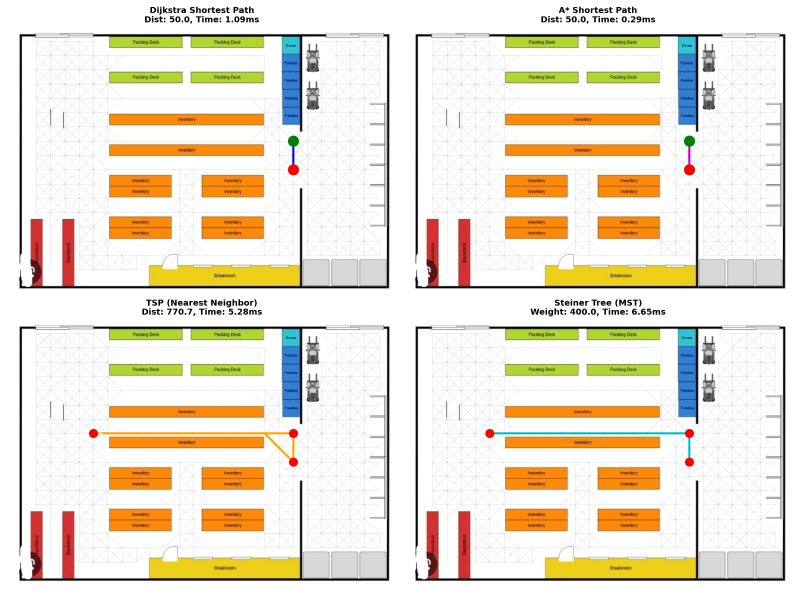
#> input picture pathfinding_results.png, 2400 x 1800 px (shown at 1/3 size)
$ python main.py ../pathfinding_results.png
#> lines starting #> are read from the running program, lines starting #| are printed output that depends on the picture; after the words box and inside, x2 and y2 are one past the last pixel; in counts of white or black regions, pixels touching at a corner belong together
#> in main, img is the input picture: shape (1800, 2400, 3); mean B, G, R 210.3, 226.8, 235.5
#|     Size: 2400 x 1800
### src/utils/detection.py
"""
Floor and obstacle detection using computer vision
"""
import cv2
import numpy as np

def detect_floor_and_obstacles(img):
    """
    Detect floor (walkable) and obstacles from warehouse image.

    Args:
        img: BGR image (OpenCV format)

    Returns:
        floor_mask: Binary mask where WHITE=floor, BLACK=obstacles
    """
    gray = cv2.cvtColor(img, cv2.COLOR_BGR2GRAY)
    hsv = cv2.cvtColor(img, cv2.COLOR_BGR2HSV)
#> hsv: shape (1800, 2400, 3); mean H, S, V 13.3, 36.3, 238.6

    # Edge detection methods
    edges_canny = cv2.Canny(gray, 30, 100)
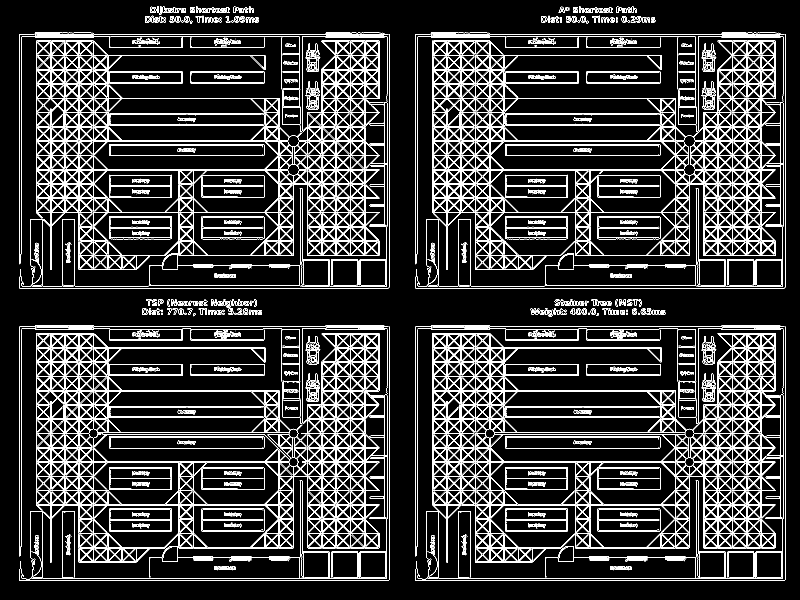
#> edges_canny: shape (1800, 2400) (shown at 1/3 size); 9.5% white in thin lines or dots
    _, edges_dark = cv2.threshold(gray, 220, 255, cv2.THRESH_BINARY_INV)
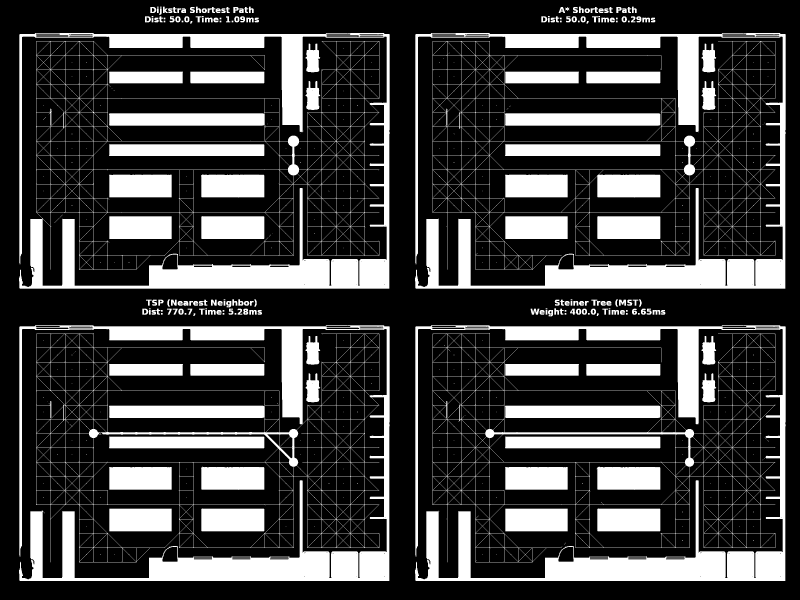
#> edges_dark: shape (1800, 2400) (shown at 1/3 size); 25% white; 430 white regions (222 under 20 px), largest, box (x1, y1, x2, y2) and area: (1245, 99, 2357, 866) 170400, (57, 976, 1169, 1743) 160902, (57, 99, 1169, 866) 157243
    edges_color = (hsv[:, :, 1] > 15).astype(np.uint8) * 255
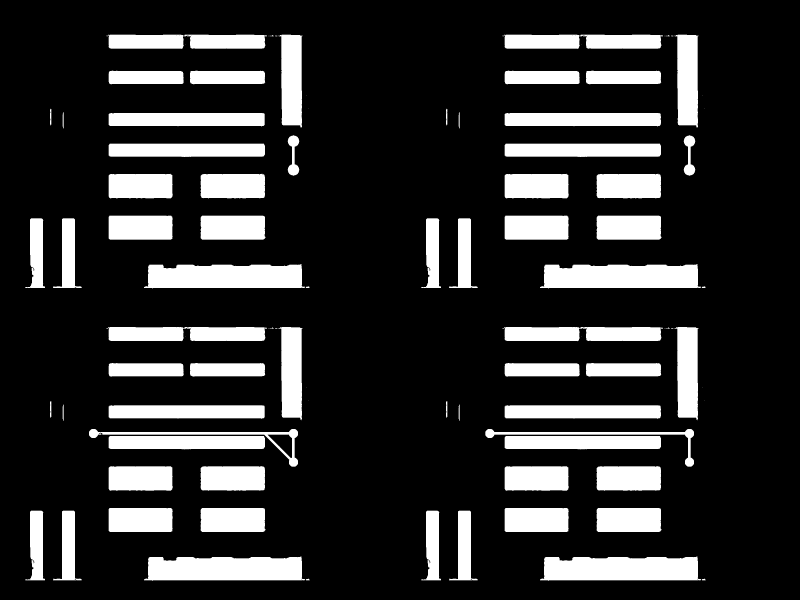
#> edges_color: shape (1800, 2400) (shown at 1/3 size); 18.2% white; 104 white regions (36 under 20 px), largest, box (x1, y1, x2, y2) and area: (432, 792, 915, 865) 31359, (1620, 792, 2103, 865) 31359, (432, 1669, 915, 1742) 31359
    dark_brown = (gray < 100).astype(np.uint8) * 255
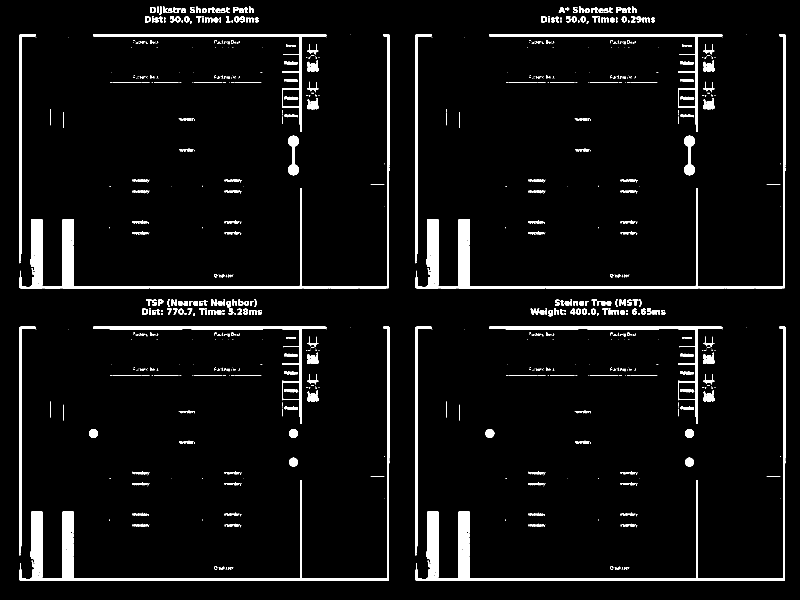
#> dark_brown: shape (1800, 2400) (shown at 1/3 size); 4.8% white; 1097 white regions (693 under 20 px), largest, box (x1, y1, x2, y2) and area: (58, 102, 1168, 865) 25798, (1246, 102, 2356, 865) 25798, (58, 979, 1168, 1742) 25798

    # Combine all edges
    edges = cv2.bitwise_or(edges_canny, edges_dark)
#> edges: shape (1800, 2400); 31.2% white; 417 white regions (127 under 20 px), largest, box (x1, y1, x2, y2) and area: (57, 975, 1169, 1743) 254098, (57, 98, 1169, 866) 251375, (1245, 975, 2357, 1743) 236955
    edges = cv2.bitwise_or(edges, edges_color)
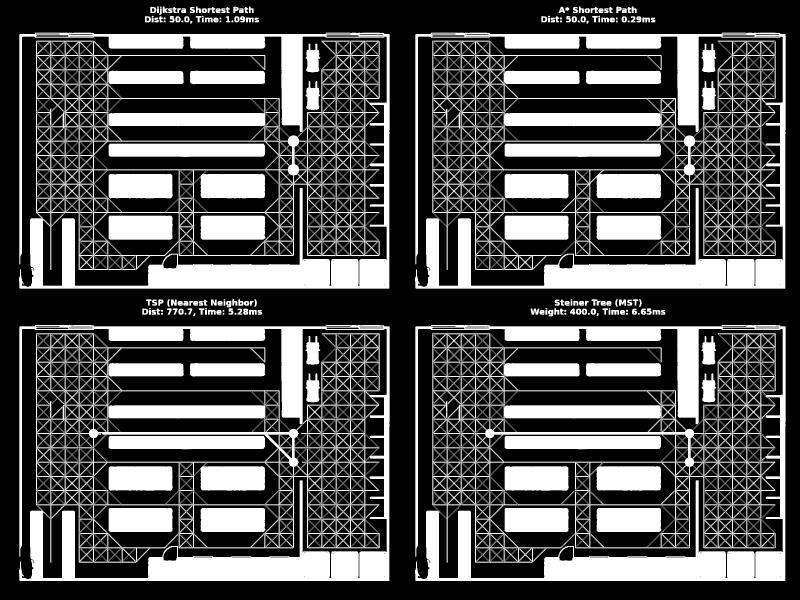
#> edges: shape (1800, 2400) (shown at 1/3 size); 32.2% white; 415 white regions (129 under 20 px), largest, box (x1, y1, x2, y2) and area: (1245, 975, 2357, 1743) 267923, (1245, 98, 2357, 866) 265474, (57, 975, 1169, 1743) 259104
    edges = cv2.bitwise_or(edges, dark_brown)

    # Close gaps
    kernel = cv2.getStructuringElement(cv2.MORPH_RECT, (5, 5))
    edges_closed = cv2.morphologyEx(edges, cv2.MORPH_CLOSE, kernel, iterations=3)
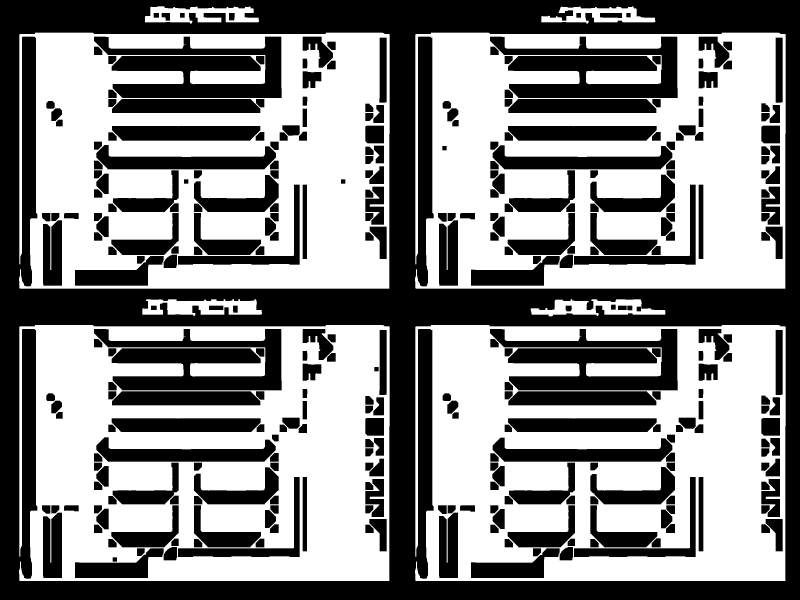
#> edges_closed: shape (1800, 2400) (shown at 1/3 size); 53.7% white; 323 black regions, largest, box (x1, y1, x2, y2) and area: (0, 0, 2400, 1800) 988148, (282, 110, 845, 294) 58831, (282, 987, 845, 1171) 58831

    # Floor = NOT obstacles (WHITE = floor)
    floor_mask = cv2.bitwise_not(edges_closed)

    return floor_mask

### src/graph_methods/grid.py
"""
Grid-based Graph Extraction (BEST METHOD)
Nodes placed uniformly on floor areas, connected to neighbors.
"""
import cv2
import numpy as np
import networkx as nx

def path_is_clear(p1, p2, floor_mask, threshold=0.85):
    num_samples = max(int(np.sqrt((p1[0]-p2[0])**2 + (p1[1]-p2[1])**2)), 5)
    x_coords = np.linspace(p1[0], p2[0], num_samples).astype(int)
    y_coords = np.linspace(p1[1], p2[1], num_samples).astype(int)
    h, w = floor_mask.shape
    x_coords = np.clip(x_coords, 0, w-1)
    y_coords = np.clip(y_coords, 0, h-1)
    return np.mean(floor_mask[y_coords, x_coords]) > threshold * 255

def build_grid_graph(floor_mask, grid_spacing=25):
    """
    Build graph using uniform grid on floor areas.

    Args:
        floor_mask: Binary mask (WHITE=floor, BLACK=obstacle)
        grid_spacing: Distance between grid points (default 25px)

    Returns:
        G: NetworkX graph with nodes at valid grid positions
    """
#> called with grid_spacing = 25
    h, w = floor_mask.shape
#> h = 1800; w = 2400
    nodes = []

    for y in range(grid_spacing, h - grid_spacing, grid_spacing):
        for x in range(grid_spacing, w - grid_spacing, grid_spacing):
            region = floor_mask[max(0,y-8):min(h,y+8), max(0,x-8):min(w,x+8)]
            if np.mean(region) > 200:
                nodes.append((x, y))
#> after the loop, nodes = 2305 pairs, first value 25 to 2350, second value 25 to 1750

    G = nx.Graph()
    for i, pos in enumerate(nodes):
        G.add_node(i, pos=pos)
#> this loop made 2305 passes
#> pos on passes 1 to 3: (25, 25), (50, 25), (75, 25)

    max_dist = grid_spacing * 1.5
    for i in range(len(nodes)):
        for j in range(i + 1, len(nodes)):
            p1, p2 = nodes[i], nodes[j]
            dist = np.sqrt((p1[0] - p2[0])**2 + (p1[1] - p2[1])**2)
            if dist <= max_dist and path_is_clear(p1, p2, floor_mask):
                G.add_edge(i, j, weight=dist)
#> this loop made 2305 passes
#|     Nodes: 2305, Edges: 5042

    return G

### src/point_selector.py
import cv2
import numpy as np


class PointSelector:
    def __init__(self, img, graph):
        """
        Initialize point selector.

        Args:
            img: OpenCV image (BGR)
            graph: NetworkX graph with 'pos' attribute on nodes
        """
        if isinstance(img, str):
            self.img_original = cv2.imread(img)
        else:
            self.img_original = img.copy()

        self.img = self.img_original.copy()
        self.graph = graph

        # Build position lookup
        self.node_positions = {}
        if self.graph:
            for n in self.graph.nodes():
                self.node_positions[n] = self.graph.nodes[n]['pos']

        # Selected points
        self.selected_nodes = {'start': None, 'end': None, 'pickups': []}
        self.positions = {'start': None, 'end': None, 'pickups': []}
        self.current_mode = 'start'

        self.window_name = 'Point Selector - S:Start E:End P:Pickup R:Reset Q:Quit'

    # [46 lines left out: functions find_nearest_node, mouse_callback, not called in this run]

    def redraw(self):
        """Redraw the image with points and graph."""
        self.img = self.img_original.copy()

        # Draw graph edges (light gray)
        if self.graph:
            for u, v in self.graph.edges():
                p1 = self.graph.nodes[u]['pos']
                p2 = self.graph.nodes[v]['pos']
                cv2.line(self.img, p1, p2, (200, 200, 200), 1)

            # Draw graph nodes (small gray dots)
            for node in self.graph.nodes():
                pos = self.graph.nodes[node]['pos']
                cv2.circle(self.img, pos, 3, (150, 150, 150), -1)
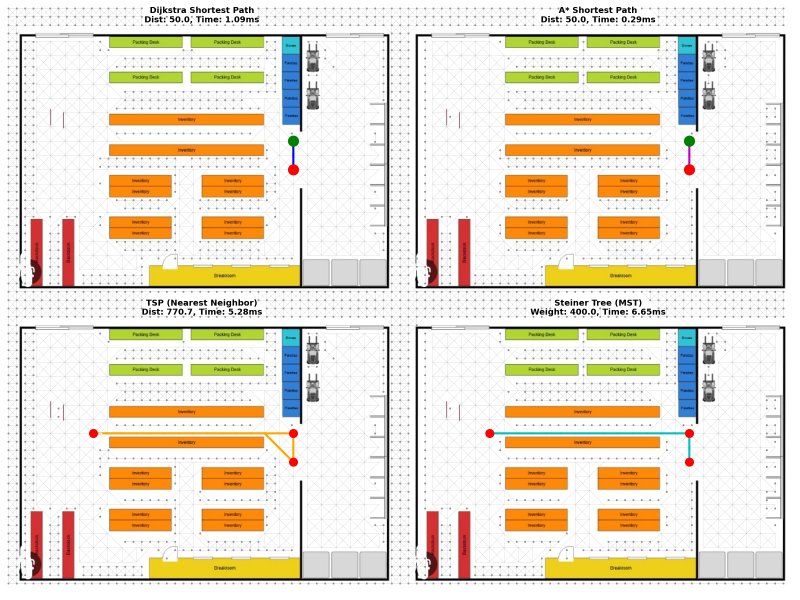
#> self.img: shape (1800, 2400, 3) (shown at 1/3 size); mean B, G, R 207.5, 224, 232.7

        # Draw pickups (blue)
        for i, p in enumerate(self.positions['pickups']):
            cv2.circle(self.img, p, 12, (255, 0, 0), -1)
            cv2.circle(self.img, p, 12, (255, 255, 255), 2)
            cv2.putText(self.img, f'P{i+1}', (p[0]+15, p[1]+5),
                       cv2.FONT_HERSHEY_SIMPLEX, 0.6, (255, 0, 0), 2)

        # Draw start (green)
        if self.positions['start']:
            p = self.positions['start']
            cv2.circle(self.img, p, 14, (0, 255, 0), -1)
            cv2.circle(self.img, p, 14, (255, 255, 255), 2)
            cv2.putText(self.img, 'START', (p[0]+18, p[1]+5),
                       cv2.FONT_HERSHEY_SIMPLEX, 0.6, (0, 255, 0), 2)

        # Draw end (red)
        if self.positions['end']:
            p = self.positions['end']
            cv2.circle(self.img, p, 14, (0, 0, 255), -1)
            cv2.circle(self.img, p, 14, (255, 255, 255), 2)
            cv2.putText(self.img, 'END', (p[0]+18, p[1]+5),
                       cv2.FONT_HERSHEY_SIMPLEX, 0.6, (0, 0, 255), 2)

        # Show mode
        mode_colors = {'start': (0, 255, 0), 'end': (0, 0, 255), 'pickup': (255, 0, 0)}
        cv2.putText(self.img, f"Mode: {self.current_mode.upper()}", (10, 30),
                   cv2.FONT_HERSHEY_SIMPLEX, 0.8, mode_colors[self.current_mode], 2)
        cv2.putText(self.img, "S:Start E:End P:Pickup R:Reset Q:Quit", (10, 60),
                   cv2.FONT_HERSHEY_SIMPLEX, 0.5, (255, 255, 255), 1)

        cv2.imshow(self.window_name, self.img)

    def run(self):
        """Run the interactive selector. Returns selected node IDs."""
        cv2.namedWindow(self.window_name, cv2.WINDOW_NORMAL)
        cv2.resizeWindow(self.window_name, 1200, 800)
        cv2.setMouseCallback(self.window_name, self.mouse_callback)

        print("\n" + "="*50)
        print("       POINT SELECTOR")
        print("="*50)
        print("Click to select points (snaps to graph)")
        print("  S = Start mode    E = End mode")
        print("  P = Pickup mode   R = Reset")
        print("  Q = Quit and continue")
        print("="*50 + "\n")

        self.redraw()

        while True:
            key = cv2.waitKey(1) & 0xFF
#> (key e is pressed here)

            if key == ord('s'):
                self.current_mode = 'start'
                print("Mode: START")
                self.redraw()
            elif key == ord('e'):
                self.current_mode = 'end'
                print("Mode: END")
                self.redraw()
            elif key == ord('p'):
                self.current_mode = 'pickup'
                print("Mode: PICKUP")
                self.redraw()
            elif key == ord('r'):
                self.selected_nodes = {'start': None, 'end': None, 'pickups': []}
                self.positions = {'start': None, 'end': None, 'pickups': []}
                self.current_mode = 'start'
                print(">>> Reset all points")
                self.redraw()
            elif key == ord('q') or key == 27:
                break

        cv2.destroyAllWindows()
        return self.selected_nodes

### src/main.py
import cv2
import time
import argparse
import networkx as nx

# Import modules
from utils.detection import detect_floor_and_obstacles
from graph_methods import (
    build_grid_graph,
    build_skeleton_graph,
    build_voronoi_graph,
    build_prm_graph,
    build_medial_axis_graph,
    build_corner_aisle_graph,
    build_visibility_graph
)
from algorithms import (
    dijkstra_shortest_path,
    astar_shortest_path,
    tsp_nearest_neighbor,
    steiner_tree_mst
)
from point_selector import PointSelector
from visualization import visualize_results


def build_graph(method, floor_mask, obstacle_mask=None, grid_spacing=25):
    """Build navigation graph using specified method."""
    if method == 'grid':
        return build_grid_graph(floor_mask, grid_spacing=grid_spacing)
    elif method == 'skeleton':
        return build_skeleton_graph(floor_mask)
    elif method == 'voronoi':
        return build_voronoi_graph(floor_mask, obstacle_mask)
    elif method == 'prm':
        return build_prm_graph(floor_mask, n_samples=100)
    elif method == 'medial_axis':
        return build_medial_axis_graph(floor_mask)
    elif method == 'corner_aisle':
        return build_corner_aisle_graph(floor_mask)
    elif method == 'visibility':
        return build_visibility_graph(floor_mask, obstacle_mask)
    else:
        print(f"Unknown method '{method}', using grid")
        return build_grid_graph(floor_mask, grid_spacing=grid_spacing)


def run_algorithms(G, selected_nodes):
    """Run all pathfinding algorithms and return results."""
    results = {}

    # Dijkstra
    start_time = time.time()
    path, dist = dijkstra_shortest_path(G, selected_nodes['start'], selected_nodes['end'])
    results['dijkstra'] = {'path': path, 'dist': dist, 'time': time.time() - start_time}

    # A*
    start_time = time.time()
    path, dist = astar_shortest_path(G, selected_nodes['start'], selected_nodes['end'])
    results['astar'] = {'path': path, 'dist': dist, 'time': time.time() - start_time}

    # TSP and Steiner need terminals
    terminals = [selected_nodes['start']] + selected_nodes['pickups'] + [selected_nodes['end']]

    if len(terminals) >= 2:
        # TSP
        start_time = time.time()
        route, dist, dist_matrix, path_dict = tsp_nearest_neighbor(G, terminals)
        results['tsp'] = {
            'route': route, 'dist': dist, 'time': time.time() - start_time,
            'path_dict': path_dict, 'terminals': terminals
        }

        # Steiner Tree
        start_time = time.time()
        steiner_tree, steiner_nodes, weight, path_dict = steiner_tree_mst(G, terminals)
        results['steiner'] = {
            'tree': steiner_tree, 'nodes': steiner_nodes, 'weight': weight,
            'time': time.time() - start_time, 'terminals': terminals
        }
    else:
        results['tsp'] = {'route': [], 'dist': 0, 'time': 0, 'path_dict': {}, 'terminals': terminals}
        results['steiner'] = {'tree': nx.Graph(), 'nodes': set(), 'weight': 0, 'time': 0, 'terminals': terminals}

    return results


def main(image_path, method='grid', grid_spacing=25):
    """Main pipeline."""
    print("\n" + "="*60)
    print("     AUTOMATIC WAREHOUSE PATHFINDING SYSTEM")
    print("="*60)

    # 1. Load image
    print(f"\n[1] Loading image: {image_path}")
    img = cv2.imread(image_path)
    if img is None:
        print(f"Error: Could not load image {image_path}")
        return
    print(f"    Size: {img.shape[1]} x {img.shape[0]}")

    # 2. Detect floor/obstacles
    print("\n[2] Detecting floor and obstacles...")
    floor_mask = detect_floor_and_obstacles(img)
    obstacle_mask = cv2.bitwise_not(floor_mask)
    print("    Done!")

    # 3. Build graph
    print(f"\n[3] Building graph ({method.upper()} method)...")
    G = build_graph(method, floor_mask, obstacle_mask, grid_spacing)
    print(f"    Nodes: {G.number_of_nodes()}, Edges: {G.number_of_edges()}")

    # 4. Interactive point selection
    print("\n[4] Opening point selector...")
    selector = PointSelector(img, G)
    selected_nodes = selector.run()
#> selected_nodes = 3 items

    print("\n[5] Selected points:")
    print(f"    Start: {selected_nodes['start']}")
#|     Start: None
    print(f"    End: {selected_nodes['end']}")
#|     End: None
    print(f"    Pickups: {selected_nodes['pickups']}")
#|     Pickups: []

    if selected_nodes['start'] is None or selected_nodes['end'] is None:
        print("\nError: Must select START and END points!")
        return

    # 5. Run algorithms
    print("\n[6] Running algorithms...")
    results = run_algorithms(G, selected_nodes)

    print(f"    Dijkstra: dist={results['dijkstra']['dist']:.1f}, time={results['dijkstra']['time']*1000:.2f}ms")
    print(f"    A*: dist={results['astar']['dist']:.1f}, time={results['astar']['time']*1000:.2f}ms")
    print(f"    TSP: dist={results['tsp']['dist']:.1f}, time={results['tsp']['time']*1000:.2f}ms")
    print(f"    Steiner: weight={results['steiner']['weight']:.1f}, time={results['steiner']['time']*1000:.2f}ms")

    # 6. Visualize
    print("\n[7] Generating visualization...")
    visualize_results(img, G, selected_nodes, results)

    print("\n" + "="*60)
    print("                    COMPLETE!")
    print("="*60 + "\n")


if __name__ == "__main__":
    parser = argparse.ArgumentParser(description='Automatic Warehouse Pathfinding System')
    parser.add_argument('image_path', help='Path to warehouse floor plan image')
    parser.add_argument('--method', '-m', default='grid',
                        choices=['grid', 'skeleton', 'voronoi', 'prm', 'medial_axis', 'corner_aisle', 'visibility'],
                        help='Graph extraction method (default: grid)')
    parser.add_argument('--spacing', '-s', type=int, default=25,
                        help='Grid spacing for grid method (default: 25)')

    args = parser.parse_args()
    main(args.image_path, method=args.method, grid_spacing=args.spacing)
